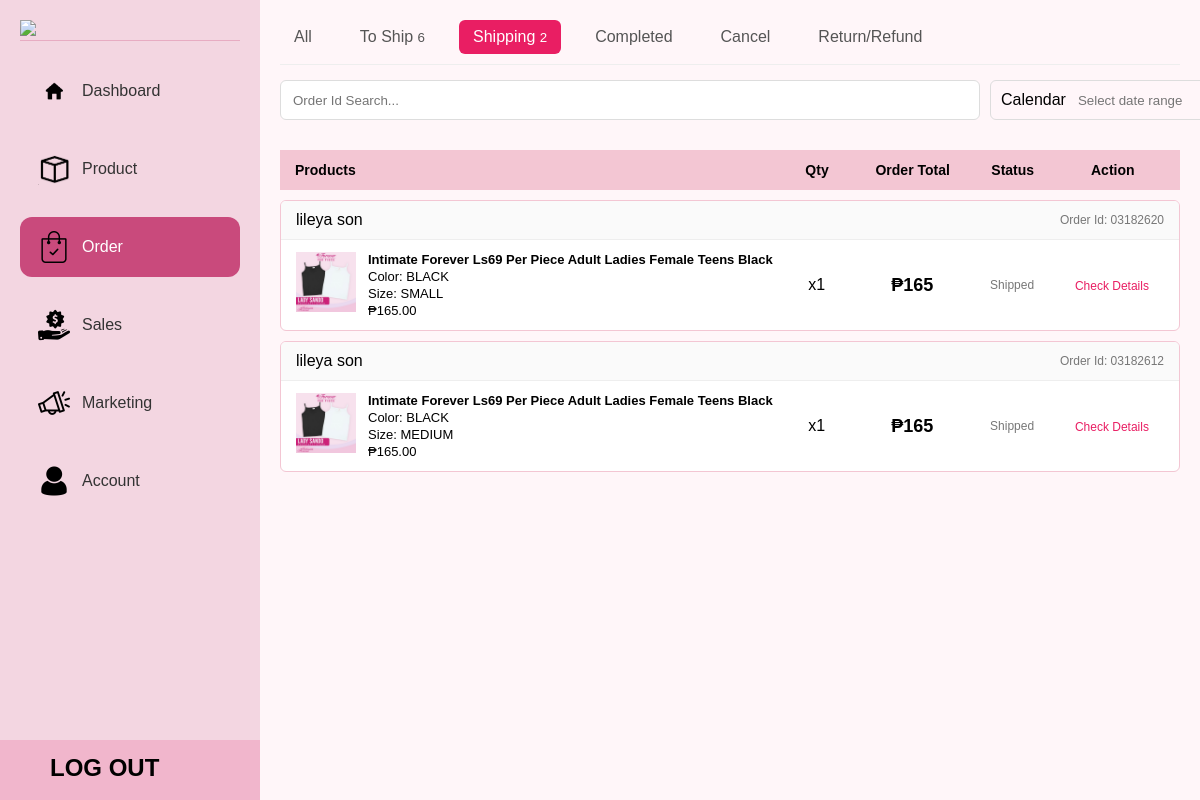
The app's page /ADMIN/HTML/order-shipping.php (signed in) with its own data.
### tables this page shows
CREATE TABLE `orders` (
  `id` int(11) NOT NULL,
  `order_code` varchar(20) DEFAULT NULL,
  `first_name` varchar(100) DEFAULT NULL,
  `last_name` varchar(100) DEFAULT NULL,
  `email` varchar(100) DEFAULT NULL,
  `phone` varchar(20) DEFAULT NULL,
  `province` varchar(100) DEFAULT NULL,
  `city` varchar(100) DEFAULT NULL,
  `barangay` varchar(100) DEFAULT NULL,
  `postal` varchar(10) DEFAULT NULL,
  `full_address` text DEFAULT NULL,
  `payment_method` varchar(50) DEFAULT NULL,
  `delivery_method` varchar(50) DEFAULT NULL,
  `subtotal` decimal(10,2) DEFAULT NULL,
  `delivery_fee` decimal(10,2) DEFAULT NULL,
  `total` decimal(10,2) DEFAULT NULL,
  `created_at` datetime DEFAULT current_timestamp(),
  `status` varchar(50) DEFAULT 'To Ship',
  `postal_code` varchar(20) DEFAULT NULL,
  `profile_img` varchar(255) DEFAULT NULL,
  `coupon` decimal(10,2) DEFAULT 0.00,
  `coupon_code` varchar(100) DEFAULT NULL,
  `refund_date` datetime DEFAULT NULL,
  `refund_message` text DEFAULT NULL,
  `refund_images` text DEFAULT NULL
);

CREATE TABLE `order_items` (
  `id` int(11) NOT NULL,
  `order_id` int(11) DEFAULT NULL,
  `product_name` varchar(255) DEFAULT NULL,
  `price` decimal(10,2) DEFAULT NULL,
  `qty` int(11) DEFAULT NULL,
  `size` varchar(50) DEFAULT NULL,
  `color` varchar(50) DEFAULT NULL,
  `image` text DEFAULT NULL,
  `product_id` int(11) DEFAULT NULL,
  `reviewed` tinyint(1) DEFAULT 0
);

### ADMIN/HTML/order-shipping.php (the view, shortened to what this page needs)
<?php
include "../../config/db.php";
$toShipCount = $conn->query("SELECT COUNT(*) as total FROM orders WHERE status='To Ship'")->fetch_assoc()['total'];
$shippingCount = $conn->query("
  SELECT COUNT(*) as total
  FROM orders
  WHERE status='Shipped'
")->fetch_assoc()['total'];$toProcessCount = $conn->query("SELECT COUNT(*) as total FROM orders WHERE status='To Process'")->fetch_assoc()['total'];
?>
<?php
$processCount = $conn->query("
  SELECT COUNT(*) as total FROM orders WHERE status='Shipping'
")->fetch_assoc()['total'];
?>
<!DOCTYPE html>
<html lang="en">
<head>
  <link rel="stylesheet" href="../CSS/order-shipping.css">
  <link rel="stylesheet" href="https://cdn.jsdelivr.net/npm/flatpickr/dist/flatpickr.min.css">
</head>
<body>
<div class="container">
<aside class="sidebar">
  <div class="logo">
    <img src="../PICTURE/logo.png">
  </div>
  <nav class="menu">
    <a href="dashboard.php">
      <img src="../PICTURE/home logo.png" class="menu-icon">
      Dashboard
    </a>
    <a href="product.php">
      <img src="../PICTURE/product logo.png" class="menu-icon">
      Product
    </a>
    <a href="order.php" class="active">
      <img src="../PICTURE/ORDER LOGO.webp" class="menu-icon">
      Order
    </a>
    <a href="sales.php">
      <img src="../PICTURE/SALES LOGO.png" class="menu-icon">
      Sales
    </a>
    <a href="marketing.php">
      <img src="../PICTURE/MARKETING LOGO.png" class="menu-icon">
      Marketing
    </a>
    <a href="account.php">
      <img src="../PICTURE/ACCOUNT LOGO.png" class="menu-icon">
      Account
    </a>
  </nav>
    <a href="logout.php" class="logout-bar">
        <div class="logout-content">
            <span class="logout-text">LOG OUT</span>
        </div>
    </a>
</aside>
<main class="main">
<div class="tabs">
  <a href="order.php">All</a>
  <a href="order-to-ship.php" >
    To Ship <small><?= $processCount + $toShipCount ?></small>
  </a>
  <a href="order-shipping.php"  class="active" >
    Shipping <small><?= $shippingCount ?></small>
  </a>
  <a href="order-completed.php">Completed</a>
  <a href="order-cancel.php">Cancel</a>
  <a href="order-return/refund.php">Return/Refund</a>
</div>
<div class="top-bar">
  <form method="GET" class="search-form">
  <input
    type="text"
    name="search"
    class="search-input"
    placeholder="Order Id Search..."
    value="<?= $_GET['search'] ?? '' ?>"
  >
</form>
  <div class="date-range">
    <span class="label">Calendar</span>
    <input type="text" id="calendarRange" placeholder="Select date range">
  </div>
</div>
<div class="table-header">
  <div>Products</div>
  <div>Qty</div>
  <div>Order Total</div>
  <div>Status</div>
  <div>Action</div>
</div>
<div id="orderContainer">
<?php
$sql = "SELECT * FROM orders WHERE status = 'Shipped'";
$sql .= " ORDER BY id DESC";
$orders = $conn->query($sql);
if ($orders && $orders->num_rows > 0):
  while ($order = $orders->fetch_assoc()):
?>
<div class="order-card" data-status="<?= $order['status'] ?? 'To Ship' ?>">
  <div class="order-top">
    <div class="buyer">
      <span><?= $order['first_name'] ?> <?= $order['last_name'] ?></span>
    </div>
    <div class="order-id">
      Order Id: <?= $order['order_code'] ?? $order['id'] ?>
    </div>
  </div>
<?php
$items = $conn->query("SELECT * FROM order_items WHERE order_id = '".$order['id']."'");
$total = 0;
$rows = [];
if ($items && $items->num_rows > 0) {
  while ($item = $items->fetch_assoc()) {
    $rows[] = $item;
    $total += $item['price'] * $item['qty'];
  }
}
?>
<?php if (count($rows) > 0): ?>
  <?php foreach ($rows as $index => $item): ?>
    <div class="order-row">
    <div class="product">
      <a href="order-view.php?id=<?= $order['id'] ?>" class="product-link">
    <div class="img">
      <?php if (!empty($item['image'])): ?>
        <img src="../../uploads/<?= $item['image'] ?>"
        style="width:100%; height:100%; object-fit:cover;">
      <?php endif; ?>
    </div>
    <div class="product-info">
      <strong><?= $item['product_name'] ?></strong>
      <span>Color: <?= $item['color'] ?? '-' ?></span>
      <span>Size: <?= $item['size'] ?? '-' ?></span>
      <span>₱<?= $item['price'] ?></span>
    </div>
  </a>
</div>
      <div class="qty center">
        x<?= $item['qty'] ?>
      </div>
      <?php if ($index === 0): ?>
        <div class="summary-total">₱<?= $total ?></div>
        <div class="summary-status">
          <?= $order['status'] ?? 'To Ship' ?>
        </div>
        <div class="summary-action">
          <a href="order-view.php?id=<?= $order['id'] ?>">
          Check Details
          </a>
        </div>
      <?php else: ?>
        <div></div>
        <div></div>
        <div></div>
        <?php endif; ?>
    </div>
  <?php endforeach; ?>
  <?php endif; ?>
  </div>
<?php
  endwhile;
else:
  echo "<p style='padding:20px;'>No orders found</p>";
endif;
?>
</div>
</main>
</div>
</body>
</html>

### ADMIN/CSS/order-shipping.css (style rules this page uses)
* { margin: 0; padding: 0; box-sizing: border-box; font-family: sans-serif; }
body { margin: 0; background: #fff6f9; }
.container { width: 100%; min-height: 100vh; align-items: stretch; }
.sidebar { width: 260px; background: #F3D6E1; padding: 20px; min-height: 100vh; position: fixed; top: 0; left: 0; height: 100vh; }
.main { margin-left: 260px; width: calc(100% - 260px); padding: 20px; }
.logo { border-bottom: 1px solid rgba(201, 74, 124, 0.3); margin-bottom: 20px; }
.logo img { width: 100%; }
.menu { display: flex; flex-direction: column; }
.menu a { display: flex; align-items: center; gap: 12px; padding: 14px 18px; margin-bottom: 18px; border-radius: 12px; color: #333; font-weight: 500; cursor: pointer; text-decoration: none; }
.menu a.active { background: #C94A7C; color: #fff; }
.menu-icon { width: 32px; height: 32px; }
.logout-bar { position: absolute; bottom: 0; left: 0; width: 100%; height: 60px; background: #F1B6CC; padding: 14px 20px; cursor: pointer; }
.logout-content { display: flex; align-items: center; gap: 14px; color: #000; font-weight: 600; font-size: 24px; margin-left: 30px; }
.logout-bar { text-decoration: none; color: inherit; }
.tabs { display: flex; gap: 20px; border-bottom: 1px solid #eee; padding-bottom: 10px; margin-bottom: 15px; }
.top-bar { display: flex; gap: 10px; width: 100%; }
.search-input { flex: 1; width: 700px; }
.top-bar input[type="text"] { height: 40px; padding: 0 12px; border: 1px solid #ddd; border-radius: 6px; outline: none; transition: all 0.25s ease; }
.date-range { display: flex; align-items: center; border: 1px solid #ddd; border-radius: 6px; padding: 0 10px; height: 40px; transition: all 0.25s ease; margin-left: auto; }
#calendarRange { background: transparent; border: none; outline: none; box-shadow: none; }
.table-header { background: #f3c6d3; padding: 12px 15px; font-weight: 600; font-size: 14px; display: grid; grid-template-columns: 55% 10% 12% 11% 12%; align-items: center; text-align: center; margin-top: 30px; }
.tabs a { text-decoration: none; color: #555; padding: 8px 14px; border-radius: 6px; transition: 0.2s; }
.tabs a.active { background: #e91e63; color: white; }
.table-header div:first-child { text-align: left; }
.order-card { border: 1px solid #f3c6d3; background: #fff; margin-top: 10px; border-radius: 6px; width: 100%; overflow: hidden; }
.order-top { display: flex; justify-content: space-between; align-items: center; padding: 10px 15px; border-bottom: 1px solid #eee; background: #fafafa; width: 100%; box-sizing: border-box; }
.buyer { display: flex; align-items: center; gap: 10px; }
.order-id { font-size: 12px; color: #777; }
.order-row { display: grid; grid-template-columns: 55% 10% 12% 11% 12%; align-items: center; padding: 12px 15px; }
.center { text-align: center; display: flex; justify-content: center; align-items: center; }
.product { display: flex; align-items: flex-start; gap: 12px; overflow: hidden; }
.product .img { width: 60px; height: 60px; background: #ccc; }
.product div { display: flex; flex-direction: column; font-size: 13px; gap: 2px; overflow: hidden; }
.product strong { white-space: nowrap; overflow: hidden; text-overflow: ellipsis; }
.product-link { display: flex; gap: 12px; text-decoration: none; color: inherit; }
.qty, .summary-total, .summary-status, .summary-action { margin: 0; text-align: center; }
.summary-total { font-size: 18px; font-weight: bold; }
.summary-status { font-size: 12px; color: #777; }
.summary-action a { color: #e91e63; font-size: 12px; text-decoration: none; }
html, body { width: 100%; overflow-x: hidden; }

### records on screen
orders: first_name "lileya", last_name "son", order_code "03182620"
order_items: image (picture), product_name "Intimate Forever Ls69 Per Piece Adult Ladies Female Teens Black…", color "BLACK", size "SMALL", price "165.00", qty "1", total "165", order.status "Shipped"
orders: first_name "lileya", last_name "son", order_code "03182612"
order_items: image (picture), product_name "Intimate Forever Ls69 Per Piece Adult Ladies Female Teens Black…", color "BLACK", size "MEDIUM", price "165.00", qty "1", total "165", order.status "Shipped"

### other values on screen
$processCount + $toShipCount "6"
$shippingCount "2"
